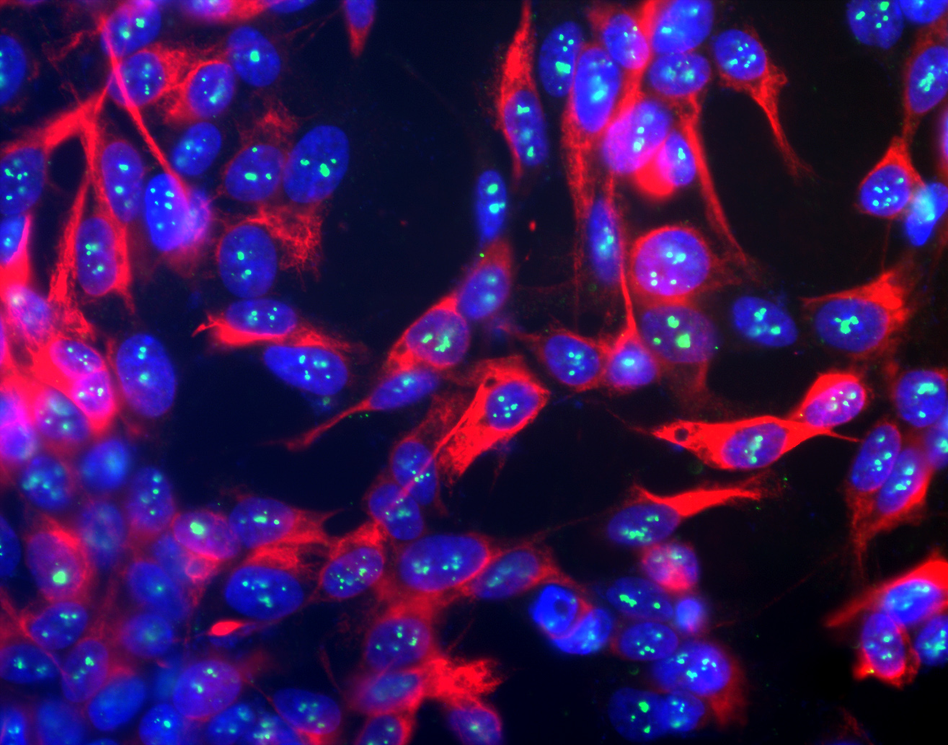
#> input picture Workshops/Segmentation/cells_segm.tif, 948 x 745 px, shrunk from 1315 x 1033 before the run
$ python segmentation.py
#> lines starting #> are read from the running program, lines starting #| are printed output that depends on the picture; after the words box and inside, x2 and y2 are one past the last pixel; in counts of white or black regions, pixels touching at a corner belong together
import numpy as np
from skimage.io import imread, imshow, imsave
import matplotlib.pyplot as plt

cells = imread("cells_segm.tif", plugin="tifffile")
#> cells is the input picture: shape (745, 948, 3); mean R, G, B 58.8, 17.7, 83.3

print(cells.shape)
#| (745, 948, 3)

imshow(cells)
plt.show()

nuclei = cells[:, :, 2]
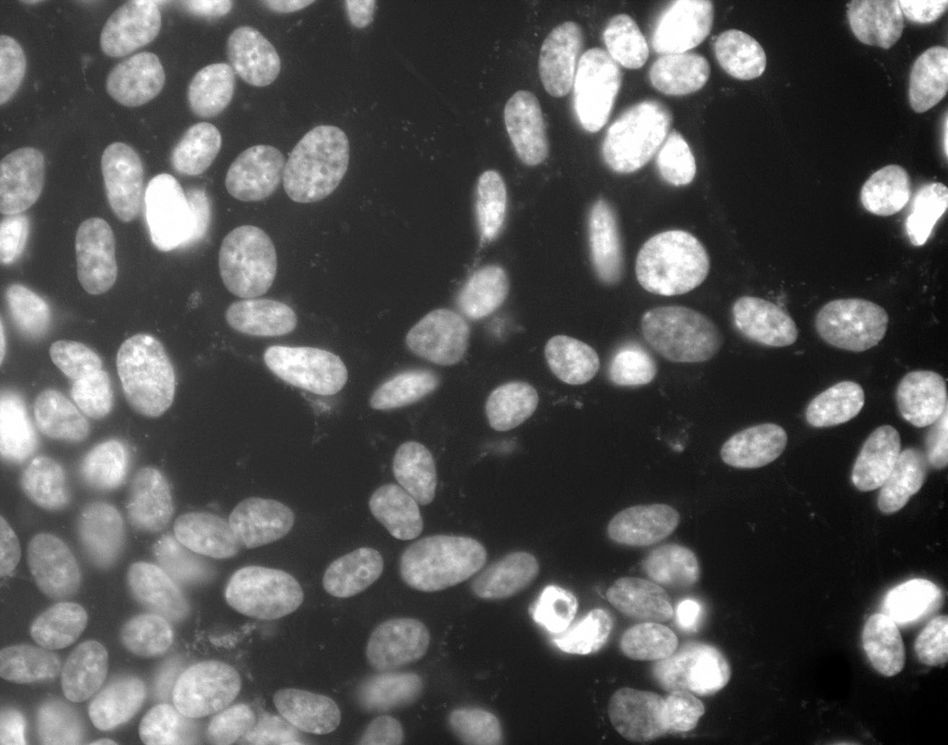
#> nuclei: shape (745, 948); min 0, max 255, mean 83.3
fig, ax = plt.subplots(ncols=2, nrows=1)

from skimage.filters import threshold_otsu, threshold_li, threshold_local, threshold_niblack

nuclei_threshold_otsu = nuclei > threshold_otsu(nuclei)
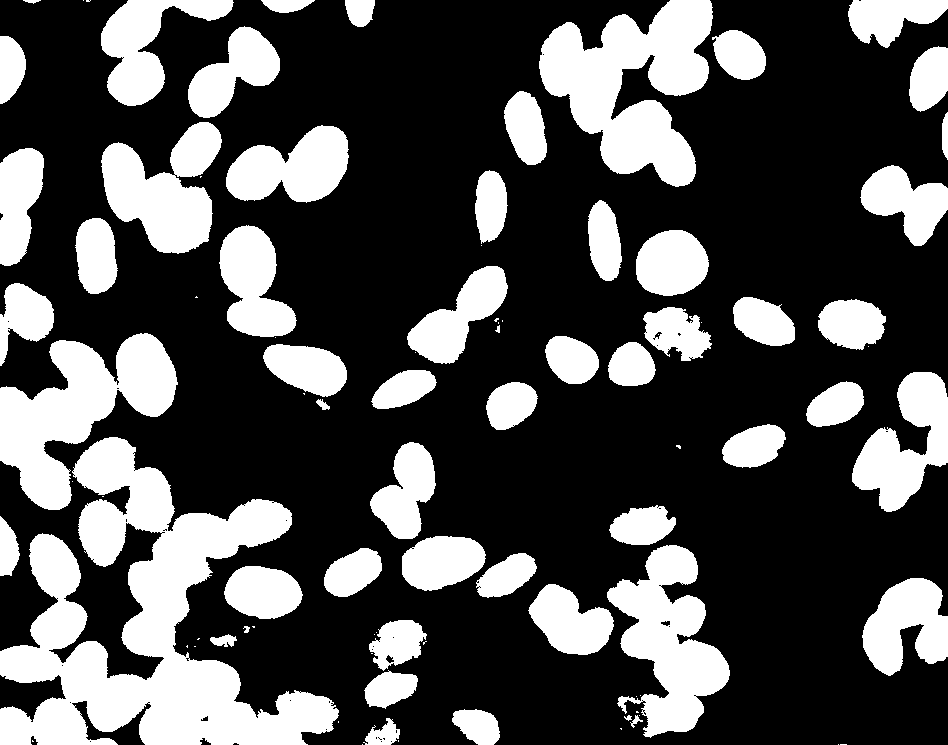
#> nuclei_threshold_otsu: shape (745, 948) bool; 30.9% white; 92 white regions (36 under 20 px), largest, box (x1, y1, x2, y2) and area: (0, 437, 339, 745) 44762, (539, 0, 713, 187) 18150, (0, 333, 178, 510) 14620
nuclei_threshold_li = nuclei > threshold_li(nuclei)
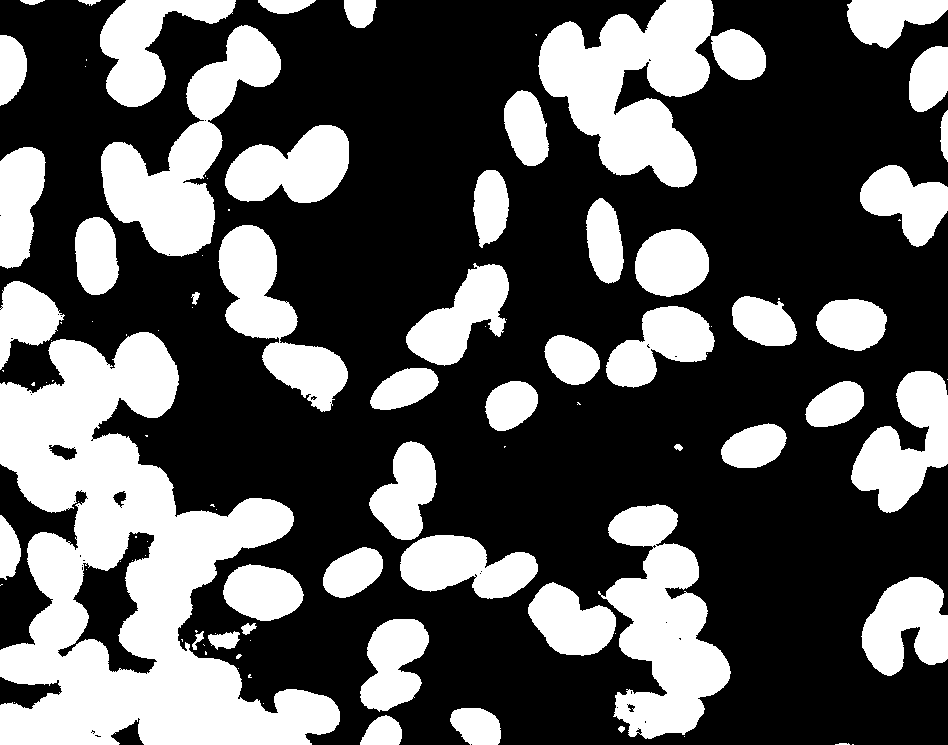
#> nuclei_threshold_li: shape (745, 948) bool; 34.7% white; 102 white regions (50 under 20 px), largest, box (x1, y1, x2, y2) and area: (0, 332, 340, 745) 67963, (538, 0, 714, 188) 19293, (598, 504, 731, 739) 16388
nuclei_threshold_niblack = nuclei > threshold_niblack(nuclei)
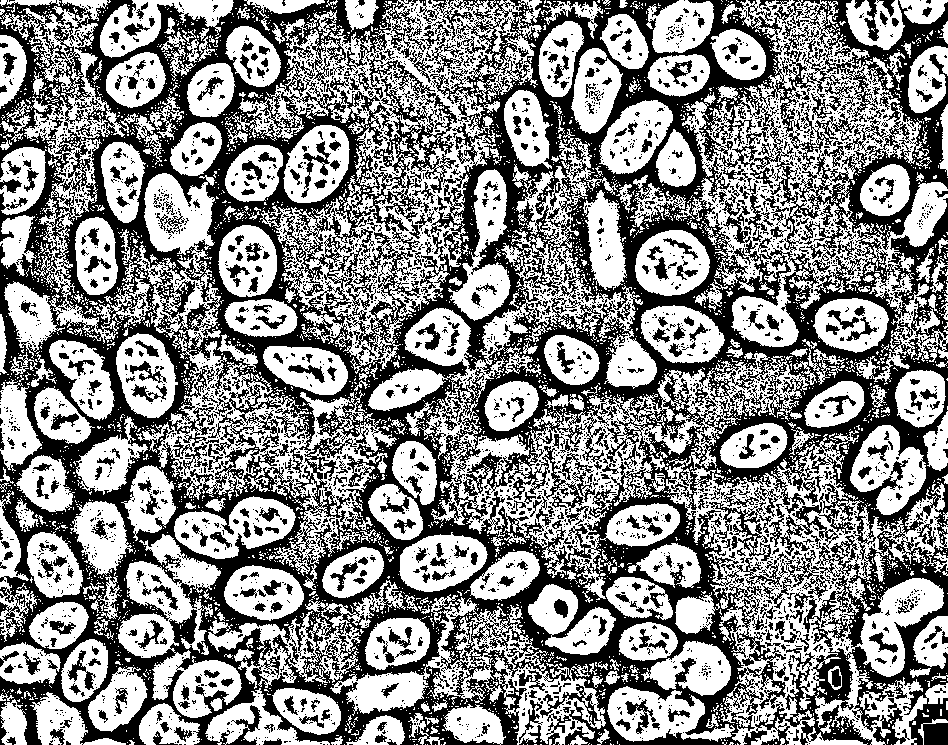
#> nuclei_threshold_niblack: shape (745, 948) bool; 54.5% white; 3676 black regions (3163 under 20 px), largest, box (x1, y1, x2, y2) and area: (0, 0, 948, 745) 274305, (873, 698, 910, 745) 576, (540, 684, 602, 726) 504
# Local threshold needs a block size (which MUST be an odd number)!
nuclei_threshold_local = nuclei > threshold_local(nuclei, block_size=11)
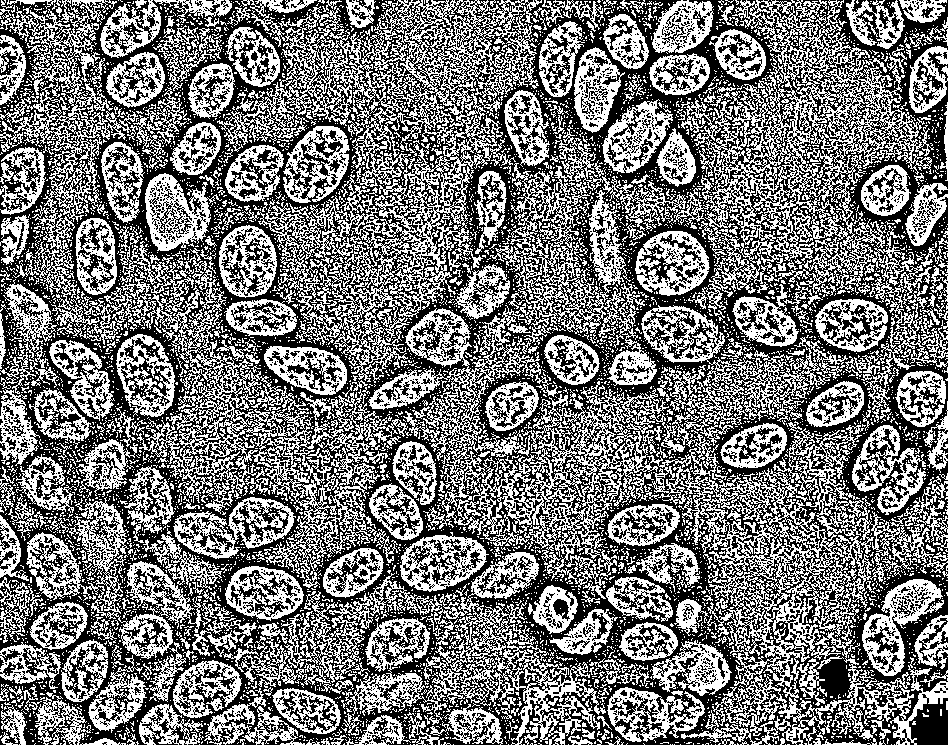
#> nuclei_threshold_local: shape (745, 948) bool; 46.8% white in thin lines or dots
